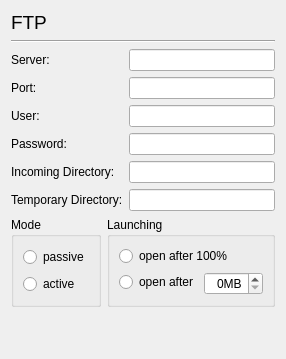
     <widget class="QWidget" name="Ftp">
      <layout class="QVBoxLayout" name="verticalLayout_9">
       <item>
        <widget class="QLabel" name="label_29">
         <property name="font">
          <font>
           <pointsize>14</pointsize>
          </font>
         </property>
         <property name="text">
          <string>FTP</string>
         </property>
        </widget>
       </item>
       <item>
        <widget class="Line" name="line_6">
         <property name="orientation">
          <enum>Qt::Horizontal</enum>
         </property>
        </widget>
       </item>
       <item>
        <layout class="QFormLayout" name="formLayout_6">
         <property name="labelAlignment">
          <set>Qt::AlignLeading|Qt::AlignLeft|Qt::AlignVCenter</set>
         </property>
         <item row="0" column="0">
          <widget class="QLabel" name="label_17">
           <property name="text">
            <string>Server:</string>
           </property>
          </widget>
         </item>
         <item row="0" column="1">
          <widget class="QLineEdit" name="ftpServerEdit"/>
         </item>
         <item row="1" column="0">
          <widget class="QLabel" name="label_18">
           <property name="text">
            <string>Port:</string>
           </property>
          </widget>
         </item>
         <item row="1" column="1">
          <widget class="QLineEdit" name="ftpPortEdit"/>
         </item>
         <item row="2" column="0">
          <widget class="QLabel" name="label_19">
           <property name="text">
            <string>User:</string>
           </property>
          </widget>
         </item>
         <item row="2" column="1">
          <widget class="QLineEdit" name="ftpUserEdit"/>
         </item>
         <item row="3" column="0">
          <widget class="QLabel" name="label_20">
           <property name="text">
            <string>Password:</string>
           </property>
          </widget>
         </item>
         <item row="3" column="1">
          <widget class="QLineEdit" name="ftpPasswordEdit">
           <property name="echoMode">
            <enum>QLineEdit::Password</enum>
           </property>
          </widget>
         </item>
         <item row="4" column="0">
          <widget class="QLabel" name="label_21">
           <property name="text">
            <string>Incoming Directory:</string>
           </property>
          </widget>
         </item>
         <item row="4" column="1">
          <widget class="QLineEdit" name="ftpInDirEdit"/>
         </item>
         <item row="5" column="0">
          <widget class="QLabel" name="label_23">
           <property name="text">
            <string>Temporary Directory:</string>
           </property>
          </widget>
         </item>
         <item row="5" column="1">
          <widget class="QLineEdit" name="ftpTmpDirEdit"/>
         </item>
        </layout>
       </item>
       <item>
        <layout class="QHBoxLayout" name="horizontalLayout_7">
         <item>
          <widget class="QGroupBox" name="groupBox_3">
           <property name="sizePolicy">
            <sizepolicy hsizetype="Preferred" vsizetype="Preferred">
             <horstretch>1</horstretch>
             <verstretch>0</verstretch>
            </sizepolicy>
           </property>
           <property name="title">
            <string>Mode</string>
           </property>
           <layout class="QVBoxLayout" name="verticalLayout_8">
            <item>
             <widget class="QRadioButton" name="ftpPassiveRadioButton">
              <property name="text">
               <string>passive</string>
              </property>
             </widget>
            </item>
            <item>
             <widget class="QRadioButton" name="ftpActiveRadioButton">
              <property name="text">
               <string>active</string>
              </property>
             </widget>
            </item>
           </layout>
          </widget>
         </item>
         <item>
          <widget class="QGroupBox" name="groupBox_2">
           <property name="sizePolicy">
            <sizepolicy hsizetype="Minimum" vsizetype="Preferred">
             <horstretch>2</horstretch>
             <verstretch>0</verstretch>
            </sizepolicy>
           </property>
           <property name="sizeIncrement">
            <size>
             <width>0</width>
             <height>0</height>
            </size>
           </property>
           <property name="title">
            <string>Launching</string>
           </property>
           <layout class="QVBoxLayout" name="verticalLayout_7">
            <item>
             <widget class="QRadioButton" name="ftpFullRadioButton">
              <property name="text">
               <string>open after 100% </string>
              </property>
             </widget>
            </item>
            <item>
             <layout class="QFormLayout" name="formLayout_7">
              <item row="0" column="0">
               <widget class="QRadioButton" name="ftpMbRadioButton">
                <property name="text">
                 <string>open after</string>
                </property>
               </widget>
              </item>
              <item row="0" column="1">
               <widget class="QSpinBox" name="ftpMbSpinBox">
                <property name="sizePolicy">
                 <sizepolicy hsizetype="Minimum" vsizetype="Fixed">
                  <horstretch>0</horstretch>
                  <verstretch>0</verstretch>
                 </sizepolicy>
                </property>
                <property name="layoutDirection">
                 <enum>Qt::LeftToRight</enum>
                </property>
                <property name="frame">
                 <bool>true</bool>
                </property>
                <property name="alignment">
                 <set>Qt::AlignRight</set>
                </property>
                <property name="suffix">
                 <string>MB</string>
                </property>
               </widget>
              </item>
             </layout>
            </item>
           </layout>
          </widget>
         </item>
        </layout>
       </item>
       <item>
        <spacer name="verticalSpacer">
         <property name="orientation">
          <enum>Qt::Vertical</enum>
         </property>
         <property name="sizeHint" stdset="0">
          <size>
           <width>20</width>
           <height>41</height>
          </size>
         </property>
        </spacer>
       </item>
      </layout>
     </widget>
